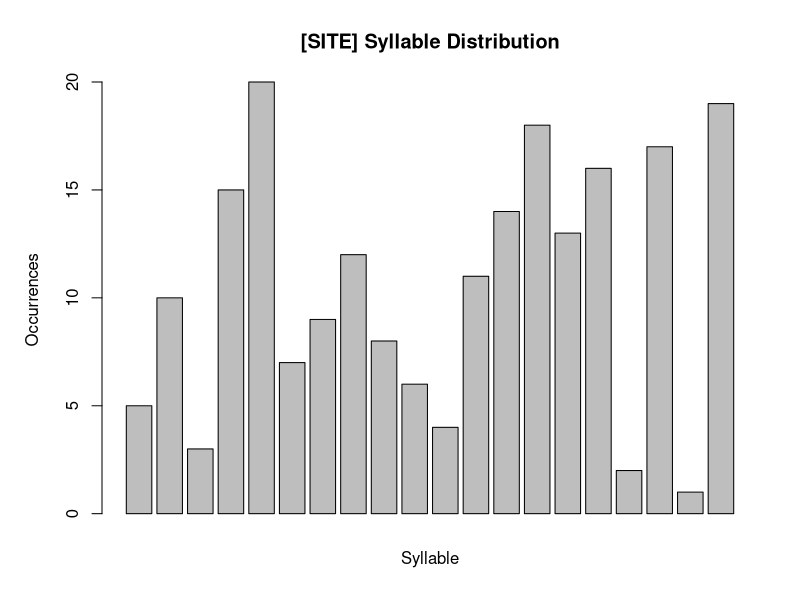

The R source for this figure:
# Manually entering the occurrences data
occurrences <- c(5, 10, 3, 15, 20, 7, 9, 12, 8, 6, 4, 11, 14, 18, 13, 16, 2, 17, 1, 19)

# Setting up the graphical parameters with adjusted mar
par(mar = c(4, 5, 4, 2) + 0.1)  # Do not modify this: Adjusting the fourth value to move the x-axis title closer to the histogram

# Creating a bar plot with transposed axes and no numbers on the x-axis
barplot(occurrences, xlab = "", ylab = "Occurrences",
        main = "[SITE] Syllable Distribution", names.arg = 1:length(occurrences),
        axes = FALSE, xaxt = "n")

# Adding the x-axis title and the x-axis ticks manually
mtext(side = 1, line = 1.5, "Syllable", xpd = TRUE)
axis(side = 2, labels = names(occurrences))